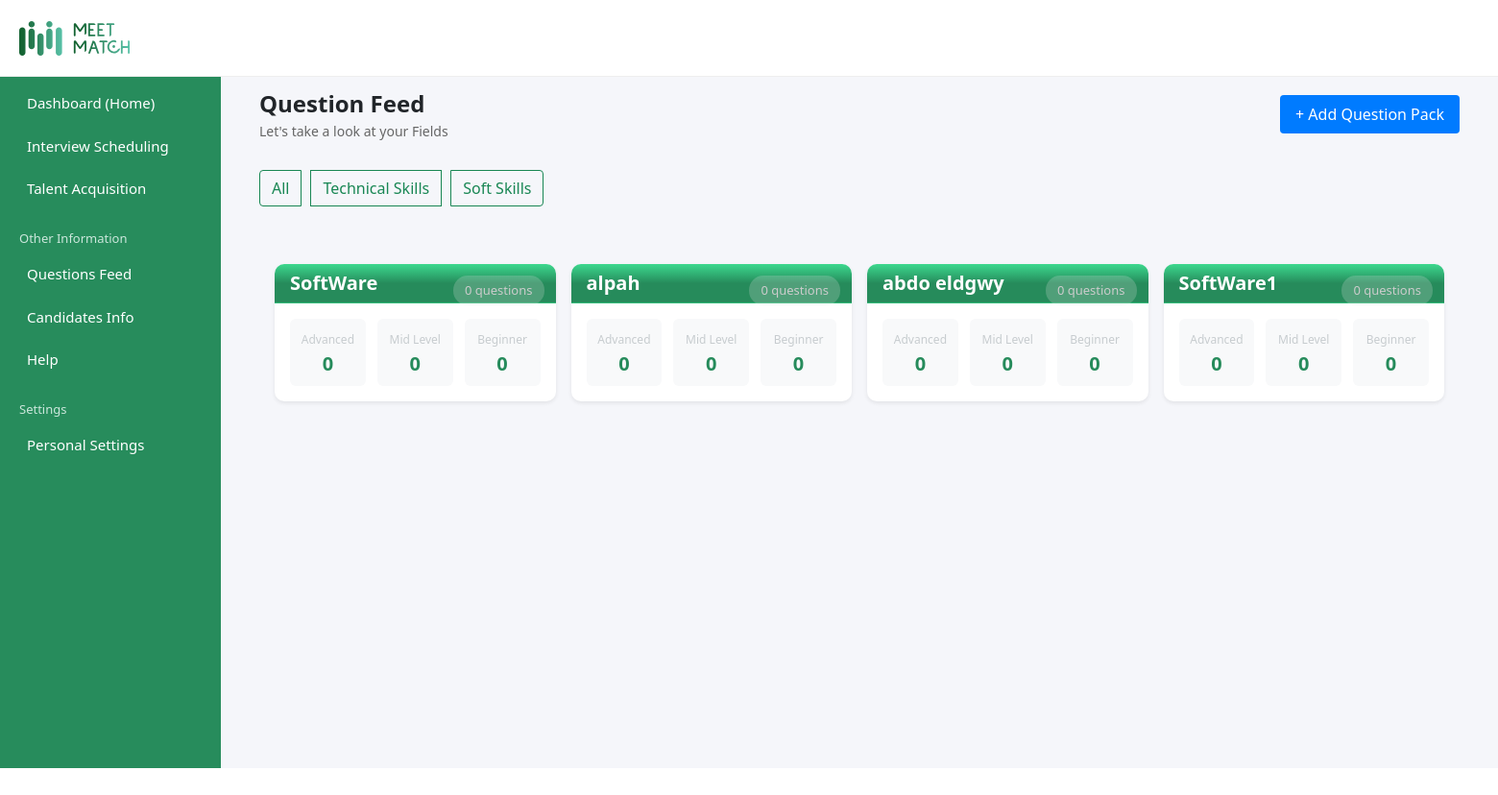
/admin_dashboard/questions/ (signed in), run on an earlier commit of the app's database.
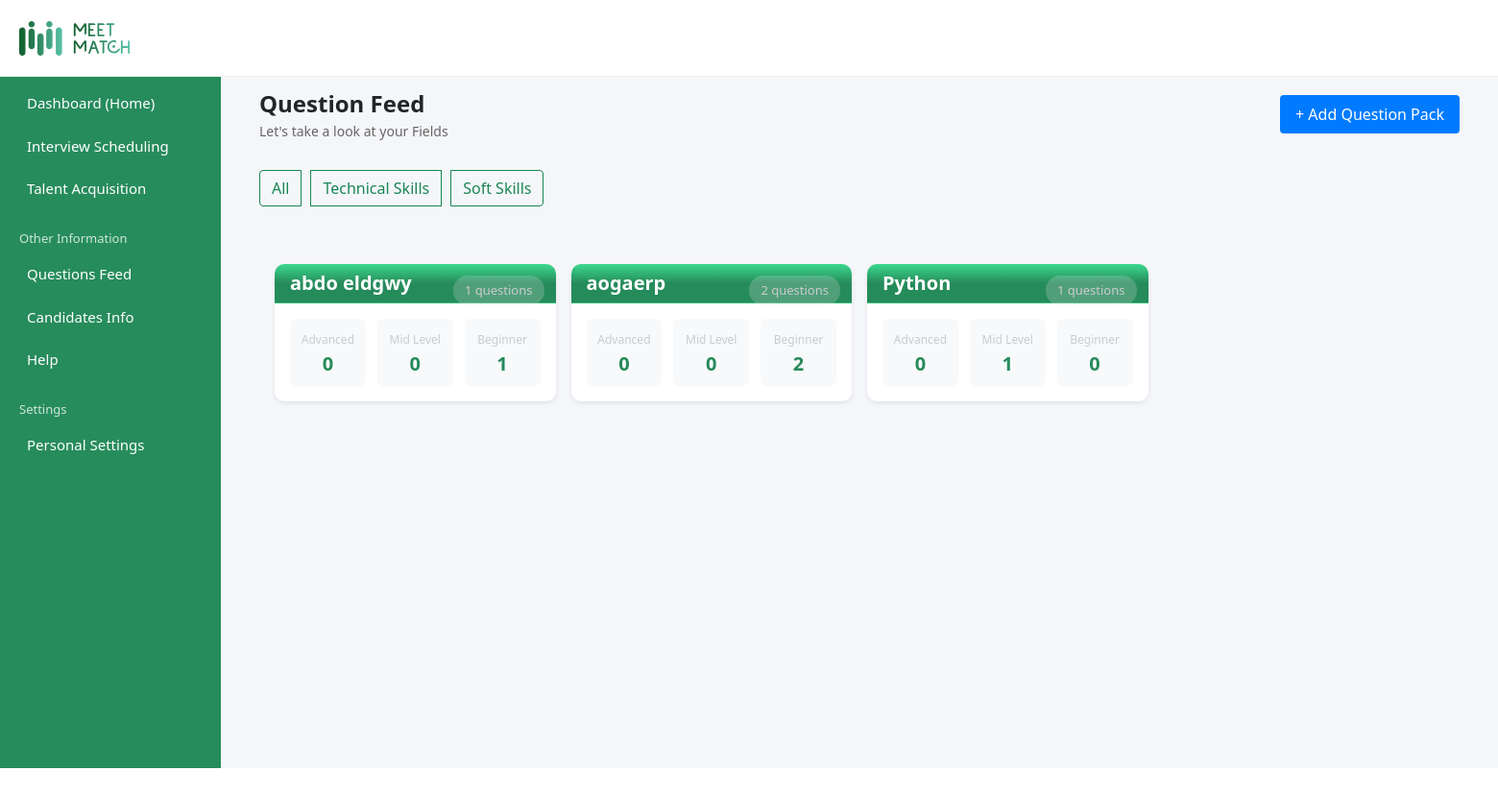
And on a later commit of the database.
### questions/models.py (models this page shows, shortened)
class Field(models.Model):
    typeChoices = [
        ('Techincal', 'Techincal'),
        ('Soft Skill', 'Soft Skill'),
    ]
    created_by = models.ForeignKey(User, on_delete=models.CASCADE)
    field_type = models.CharField(max_length=50, choices=typeChoices, default='Techincal')
    name = models.CharField(max_length=100)
    slug = models.SlugField(max_length=100, unique=True, blank=True)

### questions/views.py (the view, shortened to what this page needs)
# urls.py: path('', views.question_feed, name='questions'),
@login_required
def question_feed(request):
    fields = Field.objects.filter(created_by=request.user)
    field_data = []
    for field in fields:
        questions = Question.objects.filter(field=field)
        field_data.append({
            'field_id': field.id,
            'field_type': field.field_type,
            'field_name': field.name,
            'field_slug': field.slug,
            'total': questions.count(),
            'advanced': questions.filter(level='Advanced').count(),
            'mid': questions.filter(level='Mid').count(),
            'beginner': questions.filter(level='Beginner').count(),
        })
    context = {
        'field_data': field_data,
        'question_form': QuestionForm(),
        'field_form': FieldForm(user=request.user),
    }
    return render(request, 'admin/question_feed.html', context)

### templates/admin/question_feed.html (shortened to what this page needs)
{% extends 'admin_base.html' %}
{% load static %}
{% block extra_css %}
  <link rel="stylesheet" href="{% static 'css/question.css' %}">
  <link href="https://cdn.jsdelivr.net/npm/select2@4.1.0-rc.0/dist/css/select2.min.css" rel="stylesheet" />
  <link href="https://cdn.jsdelivr.net/npm/bootstrap@5.1.3/dist/css/bootstrap.min.css" rel="stylesheet">
{% endblock %}
{% block content %}
      <div class="question-header">
        <div>
          <div class="question-title">Question Feed</div>
          <div class="question-subtitle">Let's take a look at your Fields</div>
        </div>
        <div class="header-buttons">
          <button class="create-btn" onclick="openFieldPopup()">+ Add Question Pack</button>
        </div>
      </div>
<div class="btn-group mb-4" role="group" aria-label="Filter Fields" style="gap: 10px;">
  <button type="button" class="btn btn-outline-success custom-filter-btn" onclick="filterFields('All')">All</button>
  <button type="button" class="btn btn-outline-success custom-filter-btn" onclick="filterFields('Techincal')">Technical Skills</button>
  <button type="button" class="btn btn-outline-success custom-filter-btn" onclick="filterFields('Soft Skill')">Soft Skills</button>
</div>
      <div class="cards-container">
        {% for item in field_data %}
          <div class="card-wrapper" data-field-type="{{ item.field_type|default:'Techincal' }}">
            <a href="{% url 'Questions:edit_question' item.field_slug %}" class="card-link">
              <div class="question-card">
                <div class="card-header">
                  <h3>{{ item.field_name }}</h3>
                  <div class="question-total">{{ item.total }} questions</div>
                </div>
                <div class="card-body">
                  <div class="level-stats">
                    <div class="level-item">
                      <div class="level-label">Advanced</div>
                      <div class="level-value">{{ item.advanced }}</div>
                    </div>
                    <div class="level-item">
                      <div class="level-label">Mid Level</div>
                      <div class="level-value">{{ item.mid }}</div>
                    </div>
                    <div class="level-item">
                      <div class="level-label">Beginner</div>
                      <div class="level-value">{{ item.beginner }}</div>
                    </div>
                  </div>
                </div>
              </div>
            </a>
          </div>
        {% endfor %}
      </div>
    </div>
  </div>
  <link rel="stylesheet" href="https://cdnjs.cloudflare.com/ajax/libs/font-awesome/5.15.4/css/all.min.css">
{% endblock %}

What changed in the data, as far as the page shows it:
removed Field: field_name "SoftWare"
removed Field: field_name "alpah"
removed Field: field_name "SoftWare1"
added Field: field_name "aogaerp"
added Field: field_name "Python"
Also different on the page:
new list line: "1 questions Advanced 0 Mid Level 0 Beginner 1"
new list line: "2 questions Advanced 0 Mid Level 0 Beginner 2"
new list line: "1 questions Advanced 0 Mid Level 1 Beginner 0"
list line gone: "0 questions Advanced 0 Mid Level 0 Beginner 0"
